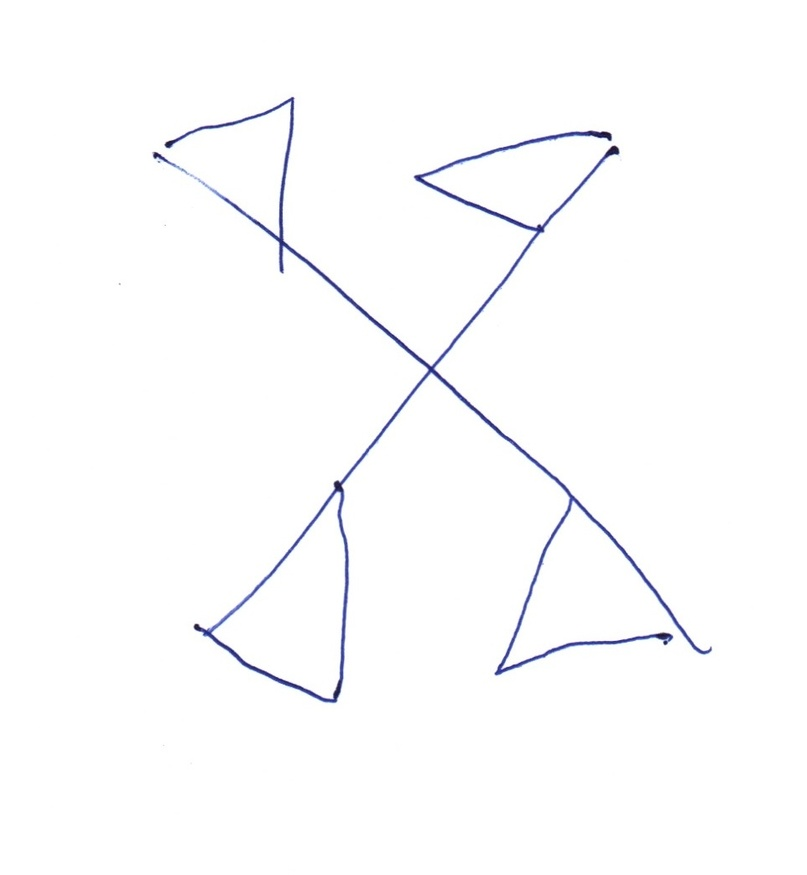
#> input picture ImagePro/Kelas9/FR1_crop.jpg, 807 x 875 px, shrunk from 962 x 1043 before the run, found by its file name
$ jupyter execute line_detection.ipynb
#> lines starting #> are read from the running program, lines starting #| are printed output that depends on the picture; after the words box and inside, x2 and y2 are one past the last pixel; in counts of white or black regions, pixels touching at a corner belong together
[cell 1]
import cv2
import numpy as np

# Load the image
img = cv2.imread('FR1_crop.jpg')
#> img is the input picture: shape (875, 807, 3); mean B, G, R 253.2, 252.3, 252.1

# Convert to grayscale
gray = cv2.cvtColor(img, cv2.COLOR_BGR2GRAY)

# Edge detection
edges = cv2.Canny(gray, 50, 150, apertureSize=3)
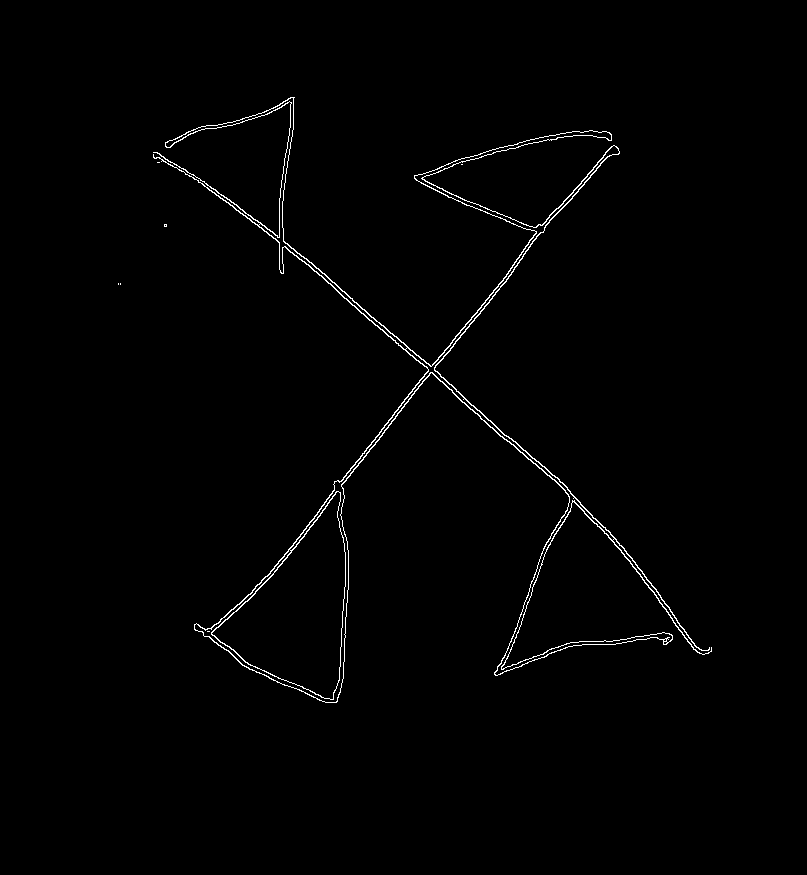
#> edges: shape (875, 807); 0.97% white in thin lines or dots, all inside (x1, y1, x2, y2) = (118, 97, 712, 703)

# Hough Line Transform
lines = cv2.HoughLinesP(edges, 1, np.pi/180, 100, minLineLength=100, maxLineGap=10)
#> lines = [[267, 580, 439, 361], [362, 453, 512, 267], [328, 283, 480, 416], [279, 236, 421, 359], [456, 391, 570, 491], [296, 255, 452, 390]]

# Draw lines on the image
for line in lines:
    x1, y1, x2, y2 = line[0]
    cv2.line(img, (x1, y1), (x2, y2), (0, 0, 255), 2)
#> this loop made 6 passes
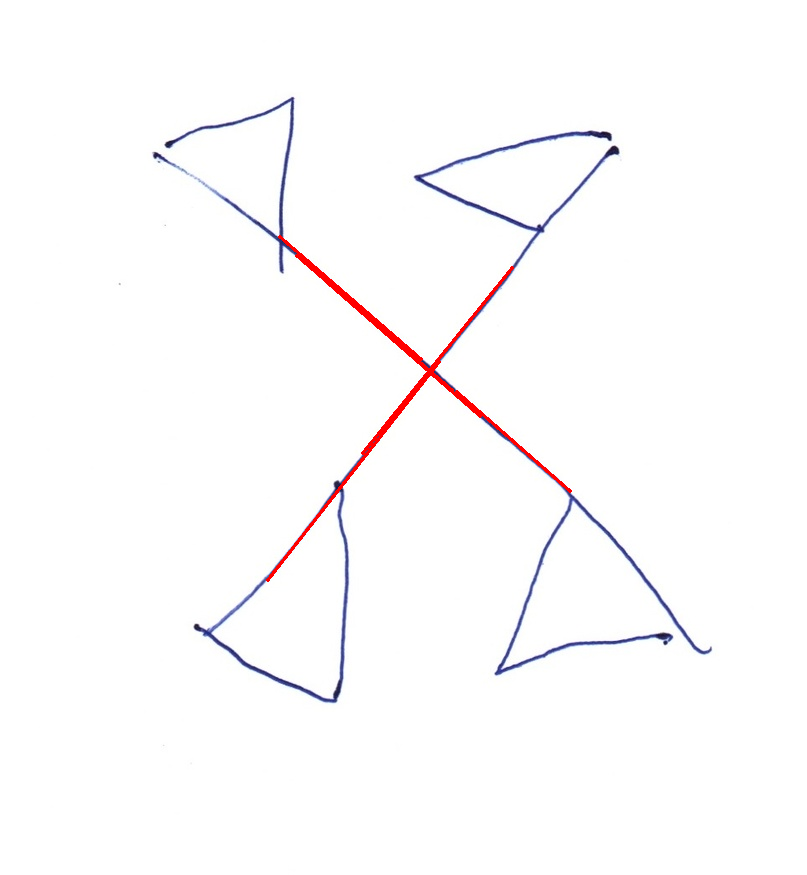
#> img: shape (875, 807, 3); 0.51% of pixels changed, all inside (x1, y1, x2, y2) = (266, 235, 572, 582)

# Display the result
cv2.imshow('Hough Lines', img)
cv2.waitKey(0)
cv2.destroyAllWindows()

[cell 2]
import cv2
import numpy as np

# Load the image
img = cv2.imread('FR1_crop.jpg', cv2.IMREAD_GRAYSCALE)
#> img: shape (875, 807); min 21, max 255, mean 252.4

# Define the kernel
kernel_horizontal = np.array([[-1, -1, -1],
                             [ 0,  0,  0],
                             [ 1,  1,  1]])

kernel_vertical = np.array([[-1, 0, 1],
                             [ -1,  0,  1],
                             [ -1,  0,  1]])

# Apply convolution
img_filtered = cv2.filter2D(img, -1, kernel_vertical)
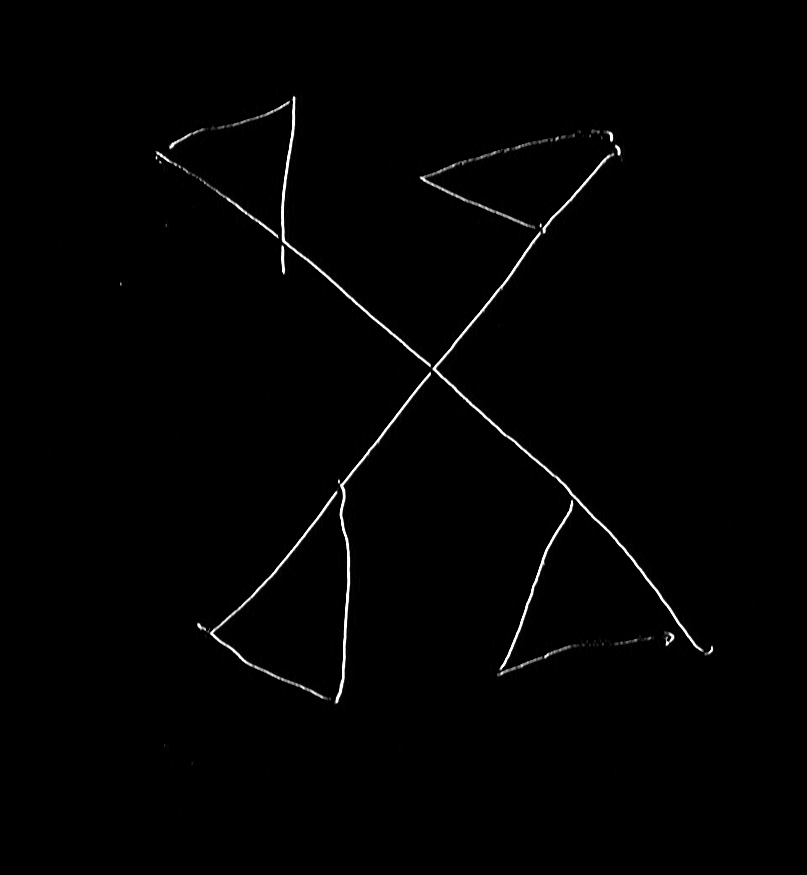
#> img_filtered: shape (875, 807); min 0, max 255, mean 2.3

# Threshold the result
thresh = cv2.threshold(img_filtered, 50, 255, cv2.THRESH_BINARY)[1]
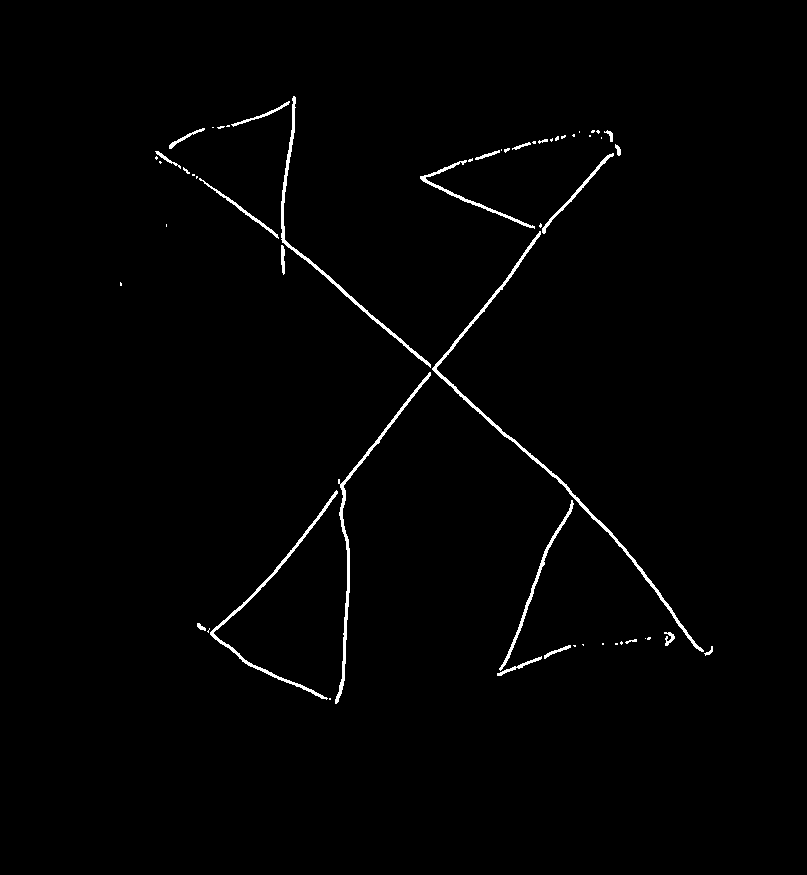
#> thresh: shape (875, 807); 1.2% white; 56 white regions (32 under 20 px), largest, box (x1, y1, x2, y2) and area: (432, 231, 704, 652) 1832, (335, 372, 431, 704) 1192, (281, 96, 431, 368) 1117

# Display the result
cv2.imshow('Original Image', img)
cv2.imshow('Filtered Image', img_filtered)
cv2.imshow('Thresholded Image', thresh)
cv2.waitKey(0)
cv2.destroyAllWindows()

$ run again, with ImagePro/Kelas9/FR2.jpg copied over ImagePro/Kelas9/FR1_crop.jpg
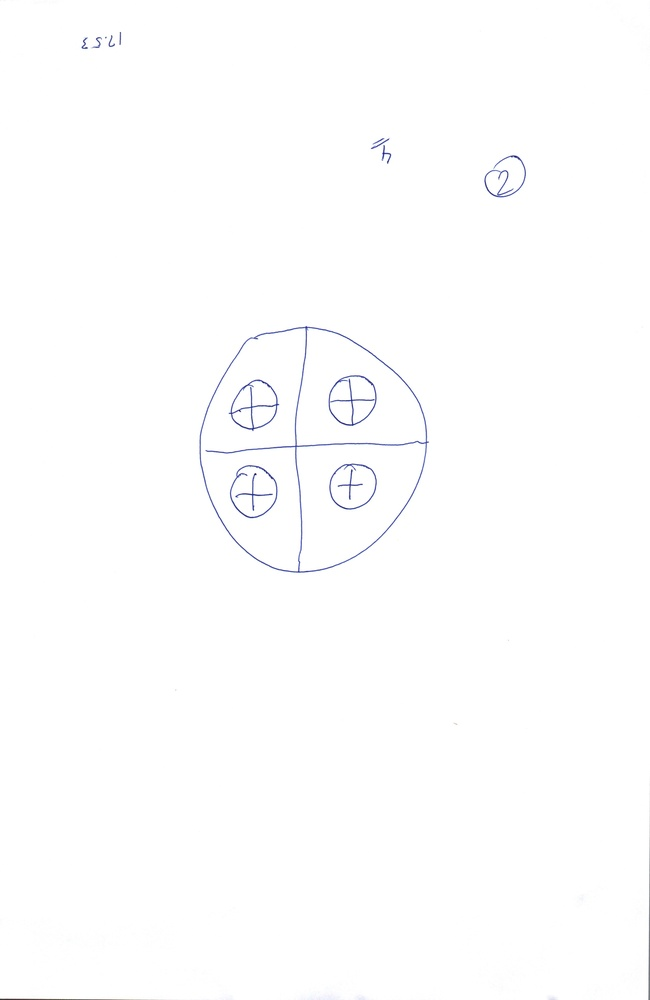
#> input picture ImagePro/Kelas9/FR2.jpg, 650 x 1000 px, shrunk from 2516 x 3873 before the run, found by its file name
#> img is the input picture: shape (1000, 650, 3); mean B, G, R 254.3, 254, 254
#> `edges = cv2.Canny(gray, 50, 150, apertureSize=3)`:
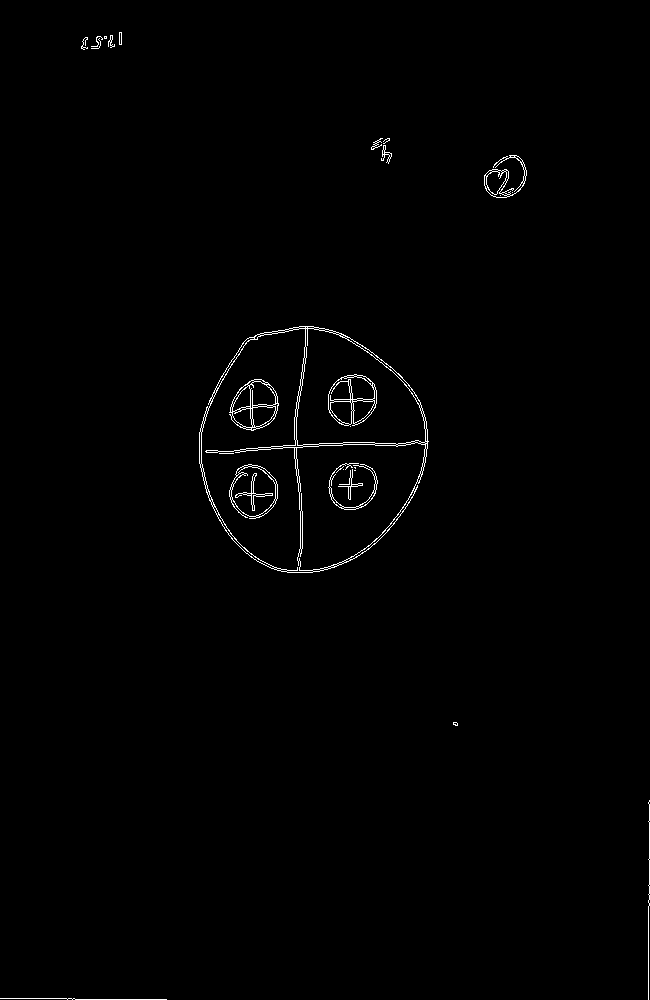
#> edges: shape (1000, 650); 0.79% white in thin lines or dots
#> lines = [[11, 998, 124, 999], [648, 944, 649, 831], [246, 448, 362, 442]]
#> the loop `for line in lines:` made 3 passes
#> `thresh = cv2.threshold(img_filtered, 50, 255, cv2.THRESH_BINARY)[1]`:
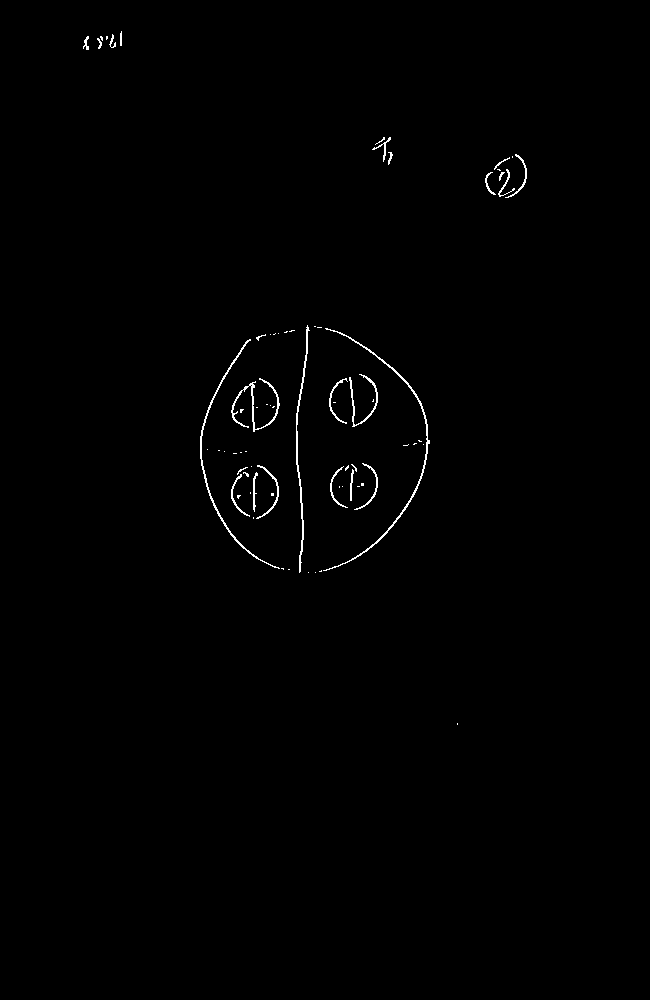
#> thresh: shape (1000, 650); 0.59% white in thin lines or dots, all inside (x1, y1, x2, y2) = (83, 31, 527, 725)
